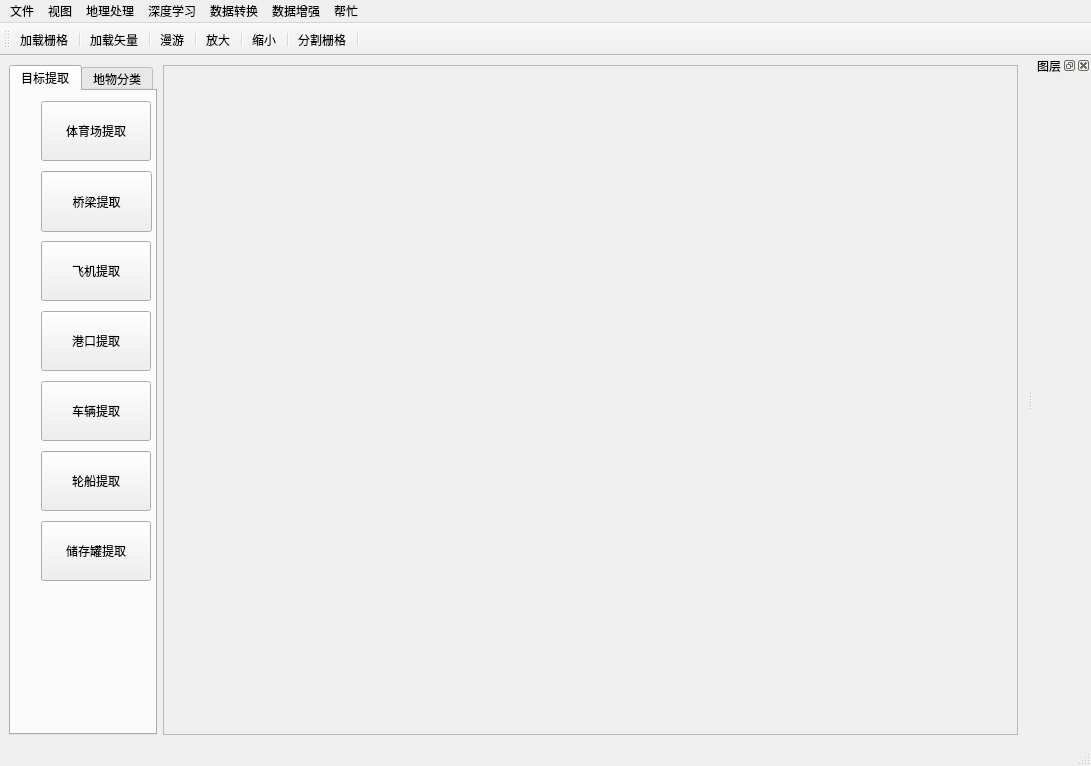
<?xml version="1.0" encoding="UTF-8"?>
<ui version="4.0">
 <class>MainWindow</class>
 <widget class="QMainWindow" name="MainWindow">
  <property name="geometry">
   <rect>
    <x>0</x>
    <y>0</y>
    <width>1091</width>
    <height>766</height>
   </rect>
  </property>
  <property name="windowTitle">
   <string>MainWindow</string>
  </property>
  <widget class="QWidget" name="centralwidget">
   <layout class="QGridLayout" name="gridLayout">
    <item row="0" column="0">
     <widget class="QTabWidget" name="tabWidget">
      <property name="sizePolicy">
       <sizepolicy hsizetype="Preferred" vsizetype="Expanding">
        <horstretch>0</horstretch>
        <verstretch>0</verstretch>
       </sizepolicy>
      </property>
      <property name="contextMenuPolicy">
       <enum>Qt::DefaultContextMenu</enum>
      </property>
      <property name="currentIndex">
       <number>0</number>
      </property>
      <widget class="QWidget" name="tab">
       <attribute name="title">
        <string>目标提取</string>
       </attribute>
       <widget class="QPushButton" name="pushButton_7">
        <property name="geometry">
         <rect>
          <x>30</x>
          <y>80</y>
          <width>111</width>
          <height>61</height>
         </rect>
        </property>
        <property name="sizePolicy">
         <sizepolicy hsizetype="Preferred" vsizetype="Fixed">
          <horstretch>0</horstretch>
          <verstretch>0</verstretch>
         </sizepolicy>
        </property>
        <property name="contextMenuPolicy">
         <enum>Qt::DefaultContextMenu</enum>
        </property>
        <property name="text">
         <string>桥梁提取</string>
        </property>
        <property name="icon">
         <iconset resource="../icon.qrc">
          <normaloff>:/iocn/images/拱式桥.png</normaloff>:/iocn/images/拱式桥.png</iconset>
        </property>
        <property name="iconSize">
         <size>
          <width>34</width>
          <height>34</height>
         </size>
        </property>
        <attribute name="buttonGroup">
         <string notr="true">buttonGroup</string>
        </attribute>
       </widget>
       <widget class="QPushButton" name="pushButton_3">
        <property name="geometry">
         <rect>
          <x>30</x>
          <y>360</y>
          <width>110</width>
          <height>60</height>
         </rect>
        </property>
        <property name="text">
         <string>轮船提取</string>
        </property>
        <property name="icon">
         <iconset>
          <normalon>:/iocn/images/轮船.png</normalon>
         </iconset>
        </property>
        <property name="iconSize">
         <size>
          <width>34</width>
          <height>34</height>
         </size>
        </property>
        <attribute name="buttonGroup">
         <string notr="true">buttonGroup</string>
        </attribute>
       </widget>
       <widget class="QPushButton" name="pushButton_2">
        <property name="geometry">
         <rect>
          <x>30</x>
          <y>10</y>
          <width>110</width>
          <height>60</height>
         </rect>
        </property>
        <property name="text">
         <string>体育场提取</string>
        </property>
        <property name="icon">
         <iconset>
          <normalon>:/iocn/images/露天体育馆.png</normalon>
         </iconset>
        </property>
        <property name="iconSize">
         <size>
          <width>34</width>
          <height>34</height>
         </size>
        </property>
        <attribute name="buttonGroup">
         <string notr="true">buttonGroup</string>
        </attribute>
       </widget>
       <widget class="QPushButton" name="pushButton_1">
        <property name="geometry">
         <rect>
          <x>30</x>
          <y>150</y>
          <width>110</width>
          <height>60</height>
         </rect>
        </property>
        <property name="text">
         <string>飞机提取</string>
        </property>
        <property name="icon">
         <iconset>
          <normalon>:/iocn/images/飞机.png</normalon>
         </iconset>
        </property>
        <property name="iconSize">
         <size>
          <width>34</width>
          <height>34</height>
         </size>
        </property>
        <attribute name="buttonGroup">
         <string notr="true">buttonGroup</string>
        </attribute>
       </widget>
       <widget class="QPushButton" name="pushButton_5">
        <property name="geometry">
         <rect>
          <x>30</x>
          <y>220</y>
          <width>110</width>
          <height>60</height>
         </rect>
        </property>
        <property name="text">
         <string>港口提取</string>
        </property>
        <property name="icon">
         <iconset>
          <normalon>:/iocn/images/港口.png</normalon>
         </iconset>
        </property>
        <property name="iconSize">
         <size>
          <width>34</width>
          <height>34</height>
         </size>
        </property>
        <attribute name="buttonGroup">
         <string notr="true">buttonGroup</string>
        </attribute>
       </widget>
       <widget class="QPushButton" name="pushButton_6">
        <property name="geometry">
         <rect>
          <x>30</x>
          <y>290</y>
          <width>110</width>
          <height>60</height>
         </rect>
        </property>
        <property name="text">
         <string>车辆提取</string>
        </property>
        <property name="icon">
         <iconset>
          <normalon>:/iocn/images/汽车.png</normalon>
         </iconset>
        </property>
        <property name="iconSize">
         <size>
          <width>34</width>
          <height>34</height>
         </size>
        </property>
        <attribute name="buttonGroup">
         <string notr="true">buttonGroup</string>
        </attribute>
       </widget>
       <widget class="QPushButton" name="pushButton_13">
        <property name="geometry">
         <rect>
          <x>30</x>
          <y>430</y>
          <width>110</width>
          <height>60</height>
         </rect>
        </property>
        <property name="text">
         <string>储存罐提取</string>
        </property>
        <property name="icon">
         <iconset>
          <normalon>:/iocn/images/管道.png</normalon>
         </iconset>
        </property>
        <property name="iconSize">
         <size>
          <width>34</width>
          <height>34</height>
         </size>
        </property>
       </widget>
      </widget>
      <widget class="QWidget" name="tab_2">
       <attribute name="title">
        <string>地物分类</string>
       </attribute>
       <widget class="QPushButton" name="pushButton_feilei">
        <property name="geometry">
         <rect>
          <x>40</x>
          <y>10</y>
          <width>101</width>
          <height>81</height>
         </rect>
        </property>
        <property name="text">
         <string>地物分类</string>
        </property>
        <property name="icon">
         <iconset>
          <normalon>:/iocn/images/分类.png</normalon>
         </iconset>
        </property>
        <property name="iconSize">
         <size>
          <width>34</width>
          <height>34</height>
         </size>
        </property>
       </widget>
      </widget>
     </widget>
    </item>
    <item row="0" column="1">
     <widget class="QFrame" name="frame">
      <property name="sizePolicy">
       <sizepolicy hsizetype="Expanding" vsizetype="Expanding">
        <horstretch>0</horstretch>
        <verstretch>0</verstretch>
       </sizepolicy>
      </property>
      <property name="frameShape">
       <enum>QFrame::StyledPanel</enum>
      </property>
      <property name="frameShadow">
       <enum>QFrame::Raised</enum>
      </property>
     </widget>
    </item>
   </layout>
  </widget>
  <widget class="QStatusBar" name="statusbar"/>
  <widget class="QDockWidget" name="dockWidget">
   <property name="sizePolicy">
    <sizepolicy hsizetype="Preferred" vsizetype="Preferred">
     <horstretch>0</horstretch>
     <verstretch>0</verstretch>
    </sizepolicy>
   </property>
   <property name="windowTitle">
    <string>图层</string>
   </property>
   <attribute name="dockWidgetArea">
    <number>2</number>
   </attribute>
   <widget class="QWidget" name="dockWidgetContents"/>
  </widget>
  <widget class="QToolBar" name="toolBar">
   <property name="sizePolicy">
    <sizepolicy hsizetype="Preferred" vsizetype="Fixed">
     <horstretch>0</horstretch>
     <verstretch>0</verstretch>
    </sizepolicy>
   </property>
   <property name="mouseTracking">
    <bool>false</bool>
   </property>
   <property name="tabletTracking">
    <bool>false</bool>
   </property>
   <property name="contextMenuPolicy">
    <enum>Qt::DefaultContextMenu</enum>
   </property>
   <property name="windowTitle">
    <string>toolBar</string>
   </property>
   <property name="autoFillBackground">
    <bool>true</bool>
   </property>
   <property name="iconSize">
    <size>
     <width>46</width>
     <height>26</height>
    </size>
   </property>
   <attribute name="toolBarArea">
    <enum>TopToolBarArea</enum>
   </attribute>
   <attribute name="toolBarBreak">
    <bool>false</bool>
   </attribute>
   <addaction name="actionGeotiff"/>
   <addaction name="separator"/>
   <addaction name="actionShapefile"/>
   <addaction name="separator"/>
   <addaction name="actionPan"/>
   <addaction name="separator"/>
   <addaction name="actionZoomin"/>
   <addaction name="separator"/>
   <addaction name="actionZoomout"/>
   <addaction name="separator"/>
   <addaction name="actionClip"/>
   <addaction name="separator"/>
  </widget>
  <widget class="QMenuBar" name="menubar">
   <property name="geometry">
    <rect>
     <x>0</x>
     <y>0</y>
     <width>1091</width>
     <height>26</height>
    </rect>
   </property>
   <widget class="QMenu" name="menuview">
    <property name="title">
     <string>视图</string>
    </property>
    <addaction name="actionPan"/>
    <addaction name="separator"/>
    <addaction name="actionZoomin"/>
    <addaction name="separator"/>
    <addaction name="actionZoomout"/>
    <addaction name="separator"/>
   </widget>
   <widget class="QMenu" name="menufile">
    <property name="title">
     <string>文件</string>
    </property>
    <addaction name="actionShapefile"/>
    <addaction name="actionGeotiff"/>
   </widget>
   <widget class="QMenu" name="menuTool">
    <property name="title">
     <string>地理处理</string>
    </property>
    <addaction name="actionClip"/>
    <addaction name="actionprojection"/>
   </widget>
   <widget class="QMenu" name="menuhelp">
    <property name="title">
     <string>帮忙</string>
    </property>
    <addaction name="actionPyQGISdevelop"/>
    <addaction name="action_aboutsystem"/>
   </widget>
   <widget class="QMenu" name="menuDL">
    <property name="title">
     <string>深度学习</string>
    </property>
    <addaction name="actiondTrans"/>
    <addaction name="separator"/>
    <addaction name="actionDatasetDivide"/>
   </widget>
   <widget class="QMenu" name="menuDataAug">
    <property name="title">
     <string>数据增强</string>
    </property>
    <addaction name="actionStretch"/>
    <addaction name="actionDataFlip"/>
   </widget>
   <widget class="QMenu" name="menu">
    <property name="title">
     <string>数据转换</string>
    </property>
    <addaction name="action_raster2vector"/>
    <addaction name="action_vector2raster"/>
   </widget>
   <addaction name="menufile"/>
   <addaction name="menuview"/>
   <addaction name="menuTool"/>
   <addaction name="menuDL"/>
   <addaction name="menu"/>
   <addaction name="menuDataAug"/>
   <addaction name="menuhelp"/>
  </widget>
  <action name="actionZoomin">
   <property name="icon">
    <iconset resource="../icon.qrc">
     <normaloff>:/iocn/images/roomin.png</normaloff>:/iocn/images/roomin.png</iconset>
   </property>
   <property name="text">
    <string>放大</string>
   </property>
  </action>
  <action name="actionZoomout">
   <property name="icon">
    <iconset resource="../icon.qrc">
     <normaloff>:/iocn/images/roomout.png</normaloff>:/iocn/images/roomout.png</iconset>
   </property>
   <property name="text">
    <string>缩小</string>
   </property>
  </action>
  <action name="actionShapefile">
   <property name="icon">
    <iconset resource="../icon.qrc">
     <normaloff>:/iocn/images/vector.png</normaloff>:/iocn/images/vector.png</iconset>
   </property>
   <property name="text">
    <string>加载矢量</string>
   </property>
  </action>
  <action name="actionGeotiff">
   <property name="icon">
    <iconset resource="../icon.qrc">
     <normaloff>:/iocn/images/raster.png</normaloff>:/iocn/images/raster.png</iconset>
   </property>
   <property name="text">
    <string>加载栅格</string>
   </property>
  </action>
  <action name="actionPan">
   <property name="icon">
    <iconset resource="../icon.qrc">
     <normaloff>:/iocn/images/pan.png</normaloff>:/iocn/images/pan.png</iconset>
   </property>
   <property name="text">
    <string>漫游</string>
   </property>
  </action>
  <action name="actionClip">
   <property name="icon">
    <iconset resource="../icon.qrc">
     <normaloff>:/iocn/images/util.png</normaloff>:/iocn/images/util.png</iconset>
   </property>
   <property name="text">
    <string>分割栅格</string>
   </property>
   <property name="shortcutContext">
    <enum>Qt::WidgetShortcut</enum>
   </property>
  </action>
  <action name="actionSegmentation">
   <property name="icon">
    <iconset resource="../icon.qrc">
     <normaloff>:/iocn/images/deepl.png</normaloff>:/iocn/images/deepl.png</iconset>
   </property>
   <property name="text">
    <string>语义分割</string>
   </property>
  </action>
  <action name="actionDatasetDivide">
   <property name="icon">
    <iconset resource="../icon.qrc">
     <normaloff>:/iocn/images/deepl.png</normaloff>:/iocn/images/deepl.png</iconset>
   </property>
   <property name="text">
    <string>数据集划分</string>
   </property>
  </action>
  <action name="actionPyQGISdevelop">
   <property name="icon">
    <iconset resource="../icon.qrc">
     <normaloff>:/iocn/images/help.png</normaloff>:/iocn/images/help.png</iconset>
   </property>
   <property name="text">
    <string>PyQGIS开发者手册</string>
   </property>
   <property name="shortcut">
    <string>Ctrl+Q</string>
   </property>
  </action>
  <action name="actionStretch">
   <property name="icon">
    <iconset resource="../icon.qrc">
     <normaloff>:/iocn/images/Aug.png</normaloff>:/iocn/images/Aug.png</iconset>
   </property>
   <property name="text">
    <string>百分比截断拉伸</string>
   </property>
  </action>
  <action name="action_aboutsystem">
   <property name="icon">
    <iconset resource="../icon.qrc">
     <normaloff>:/iocn/images/about.png</normaloff>:/iocn/images/about.png</iconset>
   </property>
   <property name="text">
    <string>关于本系统</string>
   </property>
  </action>
  <action name="action_raster2vector">
   <property name="icon">
    <iconset resource="../icon.qrc">
     <normaloff>:/iocn/images/trans.png</normaloff>:/iocn/images/trans.png</iconset>
   </property>
   <property name="text">
    <string>栅格转矢量</string>
   </property>
  </action>
  <action name="action_vector2raster">
   <property name="icon">
    <iconset resource="../icon.qrc">
     <normaloff>:/iocn/images/trans.png</normaloff>:/iocn/images/trans.png</iconset>
   </property>
   <property name="text">
    <string>矢量转栅格</string>
   </property>
  </action>
  <action name="actionprojection">
   <property name="icon">
    <iconset resource="../icon.qrc">
     <normaloff>:/iocn/images/util.png</normaloff>:/iocn/images/util.png</iconset>
   </property>
   <property name="text">
    <string>定义投影</string>
   </property>
  </action>
  <action name="actiondTrans">
   <property name="icon">
    <iconset resource="../icon.qrc">
     <normaloff>:/iocn/images/voc.png</normaloff>:/iocn/images/voc.png</iconset>
   </property>
   <property name="text">
    <string>数据标注格式转换</string>
   </property>
  </action>
  <action name="actionDataFlip">
   <property name="icon">
    <iconset resource="../icon.qrc">
     <normaloff>:/iocn/images/颜色增强.png</normaloff>:/iocn/images/颜色增强.png</iconset>
   </property>
   <property name="text">
    <string>数据集增广</string>
   </property>
  </action>
 </widget>
 <resources>
  <include location="../icon.qrc"/>
 </resources>
 <connections/>
 <buttongroups>
  <buttongroup name="buttonGroup"/>
 </buttongroups>
</ui>
